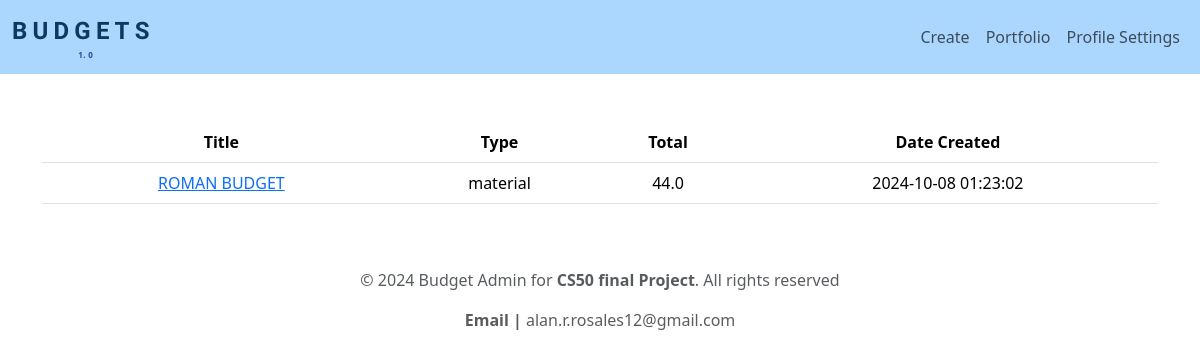
Screenshot of /history (signed in) with the database file from the repository.
### tables this page shows
CREATE TABLE budgets (
id INTEGER PRIMARY KEY AUTOINCREMENT,
user_id INTEGER NOT NULL,
budget_type TEXT NOT NULL,
budget_title TEXT NOT NULL,
profit_percentage REAL,
total_budget REAL,
timestamp TIMESTAMP DEFAULT CURRENT_TIMESTAMP,
FOREIGN KEY (user_id) REFERENCES users(id)
);

### app.py (the view)
@app.route("/history", methods=["GET"])
@login_required
def history():
    if request.method == "GET":
        user_id = session.get("user_id")
        budgets = db.execute("SELECT id, budget_type, budget_title, total_budget, timestamp FROM budgets WHERE user_id = ? ORDER BY timestamp DESC",
                             user_id)
        return render_template("history.html", budgets=budgets)

### helpers.py (called while the page is built)
def login_required(f):
    @wraps(f)
    def decorated_function(*args, **kwargs):
        if session.get("user_id") is None:
            return redirect(url_for("login"))
        return f(*args,**kwargs)
    return decorated_function

### templates/history.html (shortened to what this page needs)
{% extends "layout.html" %}
{% block main %}
<table class="table table-responsive">
    <thead>
        <tr>
            <th>Title</th>
            <th>Type</th>
            <th>Total</th>
            <th>Date Created</th>
        </tr>
    </thead>
    <tbody>
        {% for budget in budgets %}
        <tr>
            <td><a href="{{url_for('view_budget', budget_id=budget['id']) }}">{{ budget['budget_title'] }}</td>
            <td>{{ budget['budget_type'] }}</td>
            <td>{{ budget['total_budget'] }}</td>
            <td>{{ budget['timestamp'] }}</td>
        </tr>
        {% endfor %}
    </tbody>
</table>
{% endblock %}

### rows the page displays
budgets: budget_title "ROMAN BUDGET", budget_type "material", total_budget "44.0", timestamp "2024-10-08 01:23:02"
